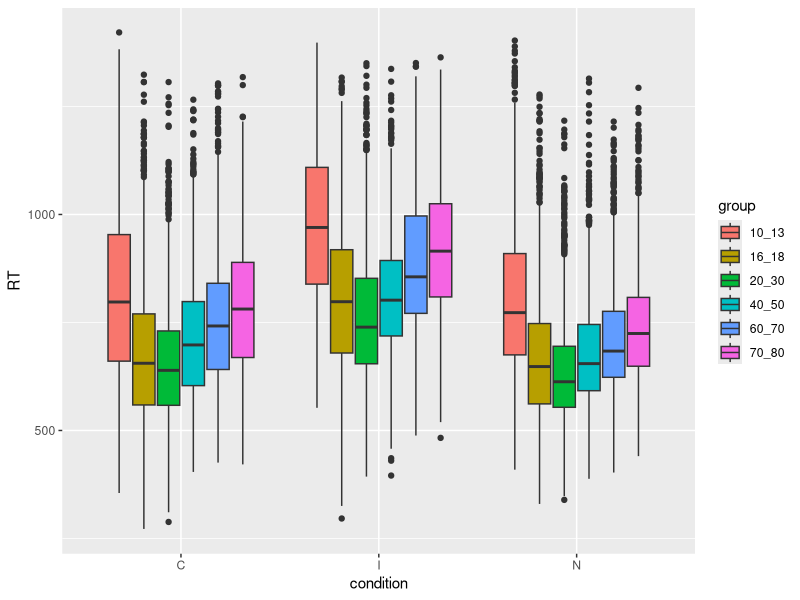
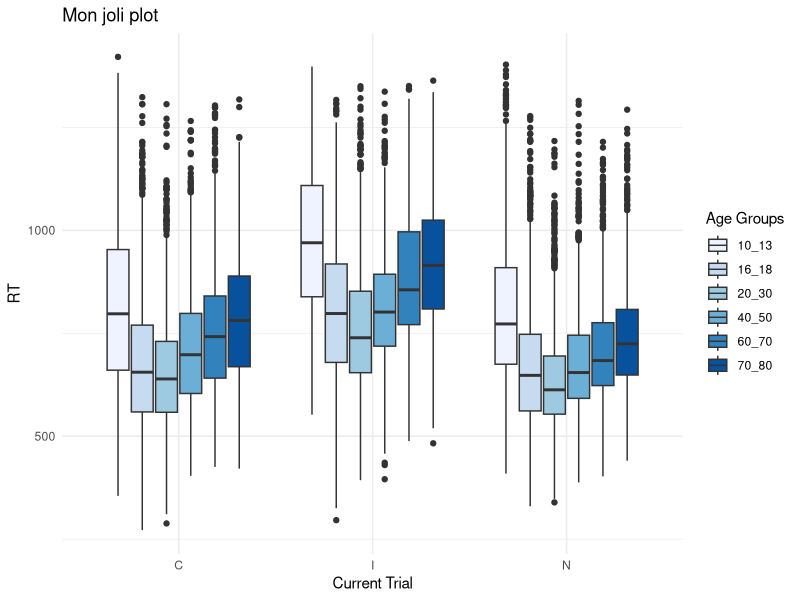

The R script that drew these images, in order:
#################################################################
##          Manipulation de données avec R: Exercices          ##
#################################################################

# Ci-après vous trouverez les exercices en lien avec le séminaire
# EEG 

# Commencez par importer les données en exécutant le code 
# ci-dessous. Attention le fichier Excel doit être dans le 
# même répertoire de travail. Sinon utilisez l'utilitaire 
# d'importation sous l'onglet environnement en haut à droite

library(readxl)
data_exercices <- read_excel("data_exercices.xlsx")
View(data_exercices)


##----------------------------------------------------------------
##                          Exercice 1                           -
##----------------------------------------------------------------

##--------------
##  Question 1  
##--------------

# Commencez par explorer le jeu de données en affichant les 6 premières
# lignes et en affichant la structure du document. Pour cela utilisez 
# les fonctions head() et str()

head(data_exercices)

str(data_exercices)

##--------------
##  Question 2  
##--------------

# Le processus de nettoyage de données demande souvent de supprimer les 
# valeurs manquantes du jeu de données (NA). Attention, dans R, les NA ont
# un statut un peu spécial. En effet, pour tester si A vaut 4, on utilisera
# l'expression A == 4. Par contre pour traiter des NA, il faudra utiliser
# l'argument is.na(A) afin de savoir si A vaut NA. Pour savoir si A est 
# différent de NA, il faudra alors utiliser l'expression !is.na(A).
# Sachant cela, en utilisant la fonction filter de dplyr, créez un nouveau
# data frame nommé data_no_NA contenant uniquement les valeurs pour la variable RT. Attention,
# pensez bien à charger le package dplyr avant de commencer. 

library(dplyr)

data_no_na <- filter(data_exercices, !is.na(RT))

##--------------
##  Question 3  
##--------------

# Dans le cadre de l'analyse sur les temps de réaction la colonne accuracy
# n'apporte rien. gardez toutes les autres colonnes du data frame data_no_na sauf
# la colonne accuracy. Utilisez pour cela la fonction select(). Il est soit possible
# de recopier tous les noms de variables, soit d'écire uniquement la variable accuracy
# précédée d'un -.Sauvegardez le résultat dans un data frame appelé data_no_na_RT.

data_no_na_RT <- select(data_no_na, -accuracy)

##--------------
##  Question 4  
##--------------

# En utilisant les arguments summarize() et group_by(), sortez les statistiques descriptives
# moyennes et écarts-types par condition et par groupe d'âge du data frame data_na_no_RT. 
#Appelez ces deux statistiques moyennes et ET.

data_no_na_RT%>%
  group_by(group, condition)%>%
  summarise(moyenne = mean(RT), ET = sd(RT))

##--------------
##  Question 5  
##--------------

# Afin de préparer les analyses EEG, pour être certain de pas être dans la période de 
# l'articulation, généralement, nous retranchons 100ms aux TR. Utilisez la fonction 
# mutate() pour créer la colonne RT_EEG comptant 100ms de moins que la colonne RT. 
# sauvegardez le dataframe sous le nom data_no_na_RT_EEG


data_no_na_RT_EEG <- data_no_na_RT%>%
  mutate(RT_EEG = RT-100)


##----------------------------------------------------------------
##                          Exercice 2                           -
##----------------------------------------------------------------

library(ggplot2)

##--------------
##  Question 1  
##--------------

# établissez un boxplot des TR par condition. et sauvegardez le plot sous le 
# nom p1. Utilisez également le data frame data_no_na_RT_EEG

p1 <- ggplot(data_no_na_RT_EEG, aes(x = condition, y = RT)) + geom_boxplot()

##--------------
##  Question 2  
##--------------

# Afin de comprendre l'évolution des RT en fonction des groupes d'âges, assignez
# la variable groupe à l'aesthetic fill. Nommez ce plot p2.

p2 <- ggplot(data_no_na_RT_EEG, aes(x = condition, y = RT, fill = group))+ geom_boxplot()
p2 

##--------------
##  Question 2  
##--------------
# Les couleurs des boxplots peuvent être modifiées. lorsque l'argument fill est utilisé dans ce
# contexte, il est possible de changer les couleurs de base en ajoutant + scale_fill_brewer(palette = 
# "..."). Pour consulter les palettes de couleur disponibles: 
# https://www.nceas.ucsb.edu/~frazier/RSpatialGuides/colorPaletteCheatsheet.pdf
# Nommez votre plot p3


p3 <- p2 + scale_fill_brewer(palette = "Blues")
             
##--------------
##  Question 3  
##--------------

# Reprennez le plot précédent, et: 
#   - Ajoutez un titre
#   - Renommez l'axe des x : "Current Trial"
#   - Changez le titre de la légende : "Age Groups"*
#   - Appliquez le theme_minimal()
# 
# *Pour changer le titre de la légende, dans la fonction lab(), inscrivez fill = "nom de la
# légende". 
# nommez votre plot p4

p3 + labs(title = "Mon joli plot", x = "Current Trial", fill = "Age Groups") +
  theme_minimal()

